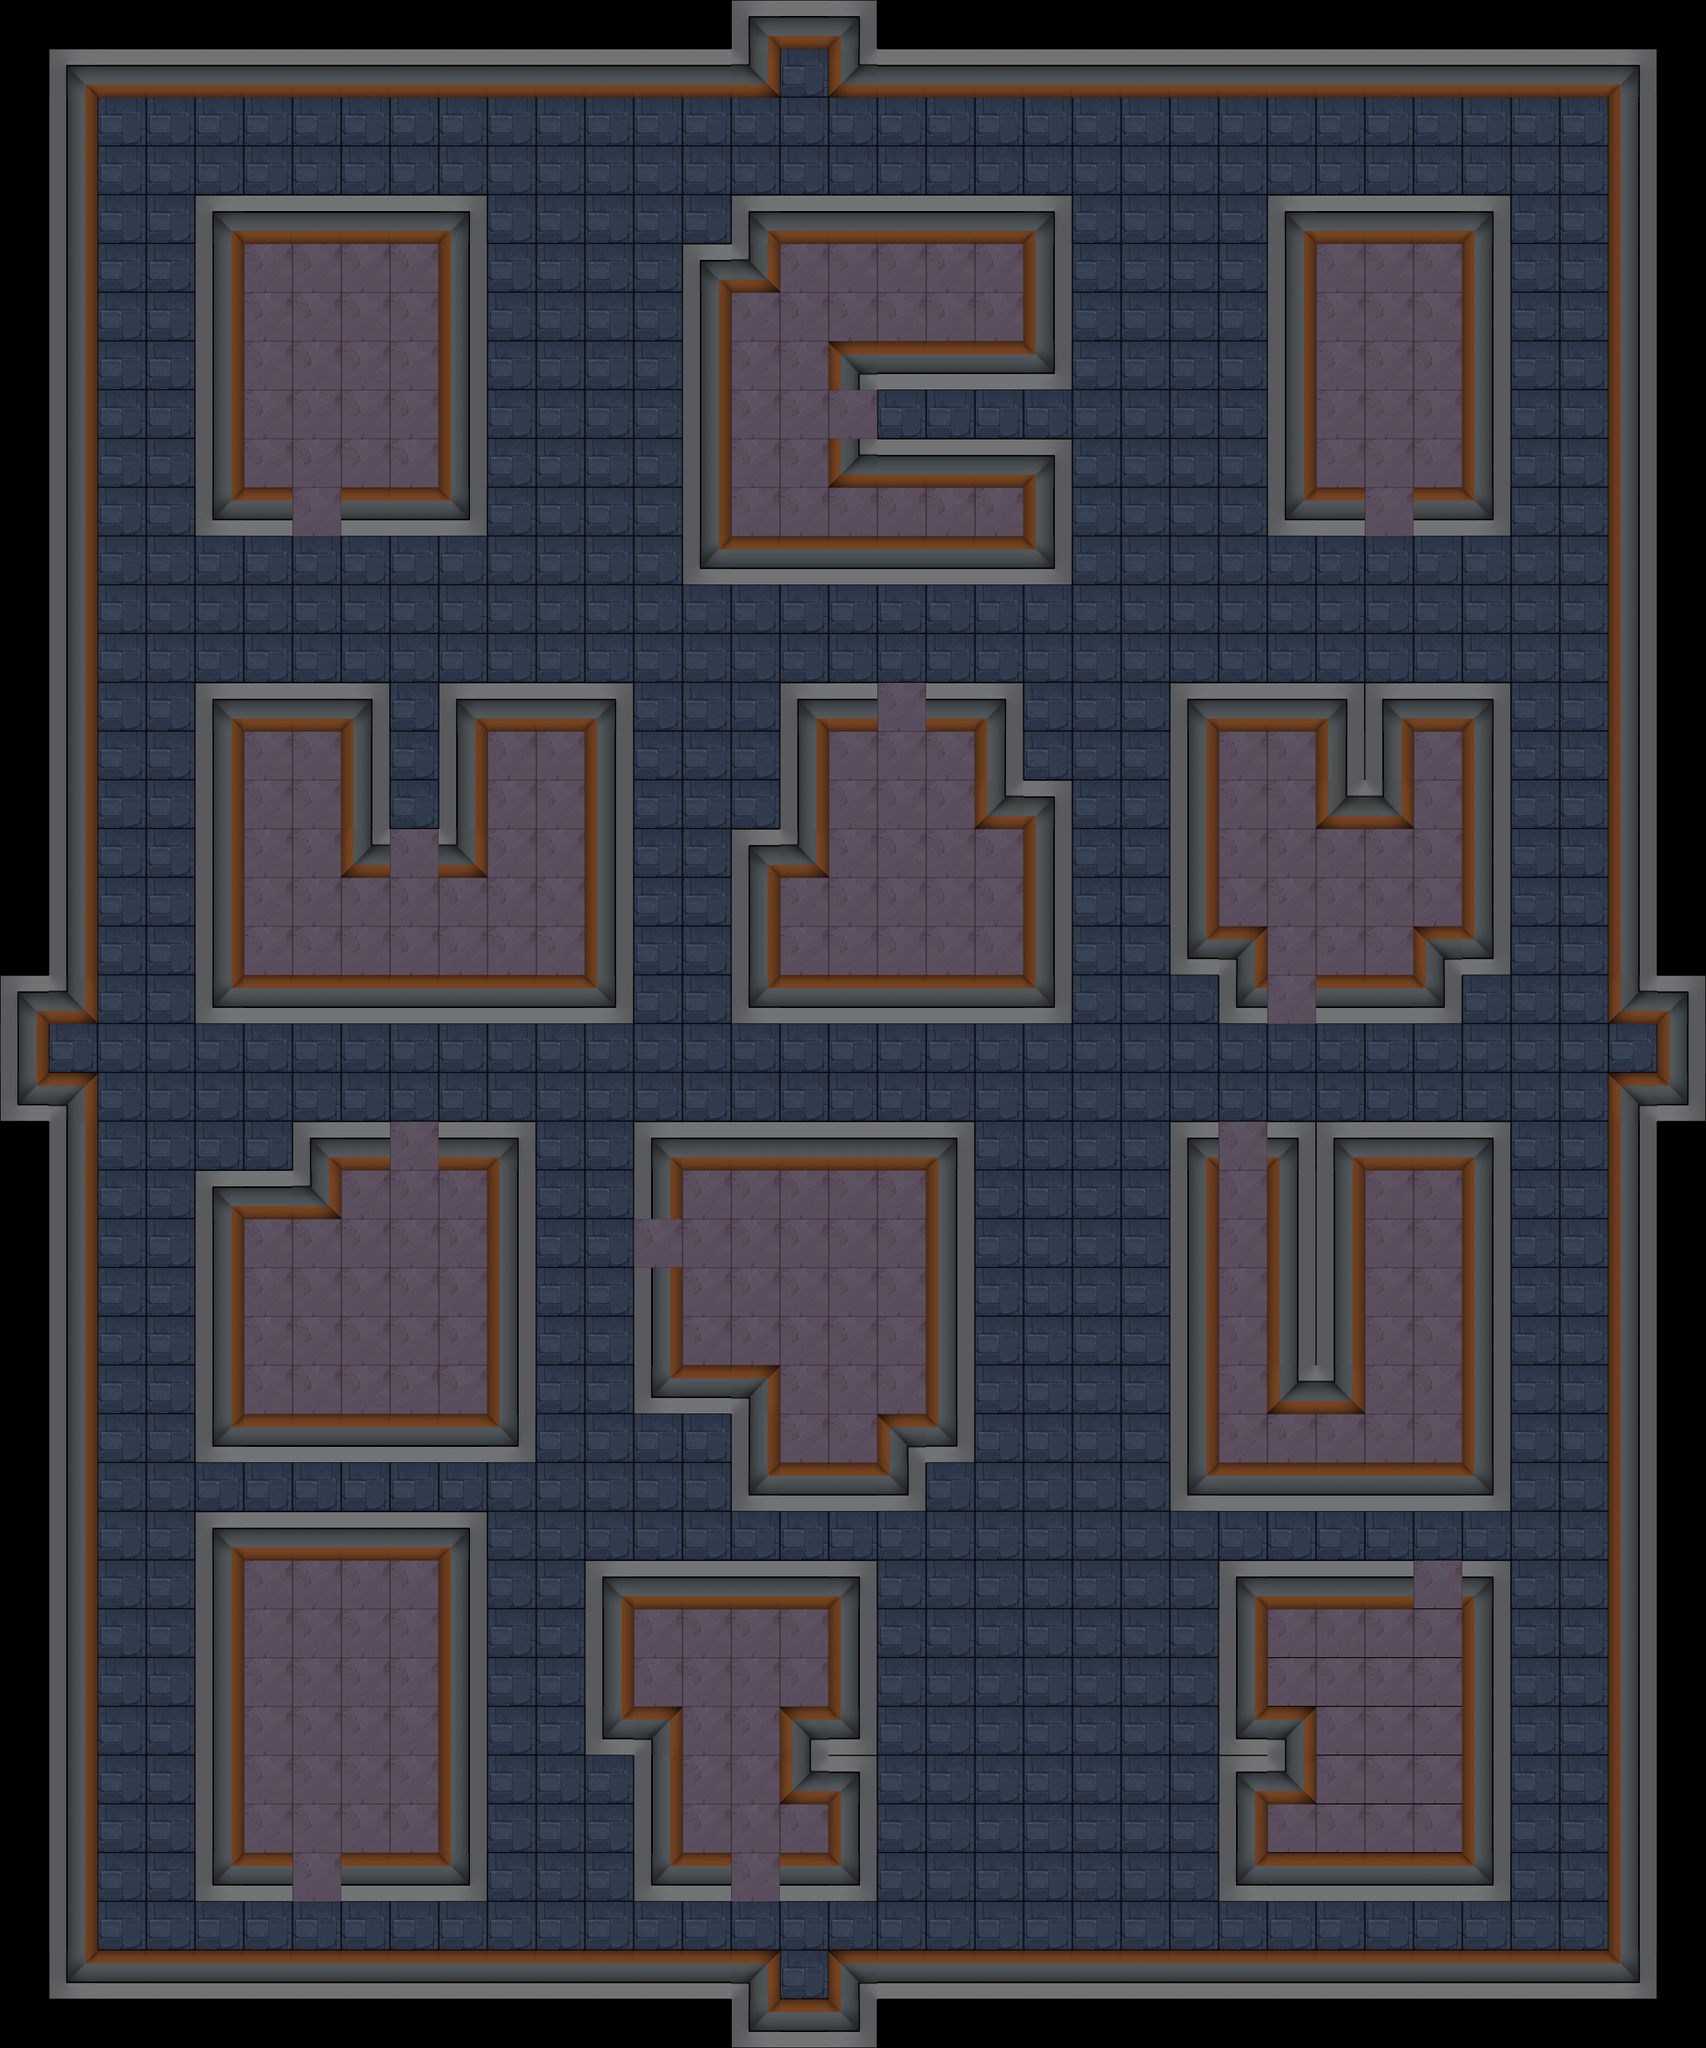

Rendered tile map (Tiled .tmx) drawn with the repository's tilesets; below, a short description and the map source with its tile grids summarised:
An orthogonal 35x42 tile map with 64x64 px tiles, 1 tile layer (map), 2 tilesets and 284 objects (12x door, 12x bed, 10x 随机道具生成点位, 9x 人物出生点, 4x 怪物出生点).

<map version="1.4" tiledversion="1.4.3" orientation="orthogonal" renderorder="right-down" width="35" height="42" tilewidth="64" tileheight="64" infinite="0" nextlayerid="15" nextobjectid="298">
 <tileset firstgid="1" source="../set/map1.tsx" />
 <tileset firstgid="16" source="../set/map2.tsx" />
 <layer id="1" name="map" width="35" height="42">
  <data>[1470 cells, 1332 non-empty, 15 distinct tile ids]</data>
 </layer>
 <objectgroup id="2" name="obj">
  <object id="1" name="怪物出生点" x="1024" y="64" width="64" height="64">
   <properties>
    <property name="monsterBorn" type="bool" value="true" />
   </properties>
  </object>
  <object id="2" name="怪物出生点" x="2112" y="1344" width="64" height="64">
   <properties>
    <property name="monsterBorn" type="bool" value="true" />
   </properties>
  </object>
  <object id="3" name="怪物出生点" x="64" y="1344" width="64" height="64">
   <properties>
    <property name="monsterBorn" type="bool" value="true" />
   </properties>
  </object>
  <object id="4" name="怪物出生点" x="1024" y="2560" width="64" height="64">
   <properties>
    <property name="monsterBorn" type="bool" value="true" />
   </properties>
  </object>
  <object id="5" name="人物出生点" x="1280" y="1344" width="64" height="64">
   <properties>
    <property name="born" type="bool" value="true" />
   </properties>
  </object>
  <object id="6" name="人物出生点" x="1344" y="1344" width="64" height="64">
   <properties>
    <property name="born" type="bool" value="true" />
   </properties>
  </object>
  <object id="7" name="人物出生点" x="1408" y="1344" width="64" height="64">
   <properties>
    <property name="born" type="bool" value="true" />
   </properties>
  </object>
  <object id="8" name="人物出生点" x="1280" y="1408" width="64" height="64">
   <properties>
    <property name="born" type="bool" value="true" />
   </properties>
  </object>
  <object id="9" name="人物出生点" x="1344" y="1408" width="64" height="64">
   <properties>
    <property name="born" type="bool" value="true" />
   </properties>
  </object>
  <object id="10" name="人物出生点" x="1408" y="1408" width="64" height="64">
   <properties>
    <property name="born" type="bool" value="true" />
   </properties>
  </object>
  <object id="11" name="人物出生点" x="1280" y="1472" width="64" height="64">
   <properties>
    <property name="born" type="bool" value="true" />
   </properties>
  </object>
  <object id="12" name="人物出生点" x="1344" y="1472" width="64" height="64">
   <properties>
    <property name="born" type="bool" value="true" />
   </properties>
  </object>
  <object id="13" name="人物出生点" x="1408" y="1472" width="64" height="64">
   <properties>
    <property name="born" type="bool" value="true" />
   </properties>
  </object>
  <object id="285" name="随机道具生成点位" x="1408" y="1216" width="64" height="64">
   <properties>
    <property name="randomProps" type="bool" value="true" />
   </properties>
  </object>
  <object id="286" name="随机道具生成点位" x="1472" y="1152" width="64" height="64">
   <properties>
    <property name="randomProps" type="bool" value="true" />
   </properties>
  </object>
  <object id="287" name="随机道具生成点位" x="1152" y="1344" width="64" height="64">
   <properties>
    <property name="randomProps" type="bool" value="true" />
   </properties>
  </object>
  <object id="288" name="随机道具生成点位" x="960" y="1344" width="64" height="64">
   <properties>
    <property name="randomProps" type="bool" value="true" />
   </properties>
  </object>
  <object id="289" name="随机道具生成点位" x="1024" y="1408" width="64" height="64">
   <properties>
    <property name="randomProps" type="bool" value="true" />
   </properties>
  </object>
  <object id="290" name="随机道具生成点位" x="1600" y="1408" width="64" height="64">
   <properties>
    <property name="randomProps" type="bool" value="true" />
   </properties>
  </object>
  <object id="291" name="随机道具生成点位" x="1728" y="1344" width="64" height="64">
   <properties>
    <property name="randomProps" type="bool" value="true" />
   </properties>
  </object>
  <object id="292" name="随机道具生成点位" x="1344" y="1600" width="64" height="64">
   <properties>
    <property name="randomProps" type="bool" value="true" />
   </properties>
  </object>
  <object id="293" name="随机道具生成点位" x="1408" y="1664" width="64" height="64">
   <properties>
    <property name="randomProps" type="bool" value="true" />
   </properties>
  </object>
  <object id="294" name="随机道具生成点位" x="1472" y="1600" width="64" height="64">
   <properties>
    <property name="randomProps" type="bool" value="true" />
   </properties>
  </object>
 </objectgroup>
 <objectgroup id="3" name="room1">
  <object id="14" name="door" x="384" y="640" width="64" height="64">
   <properties>
    <property name="direction" type="int" value="1" />
    <property name="offset" type="int" value="3" />
   </properties>
  </object>
  <object id="15" x="320" y="576" width="64" height="64" />
  <object id="16" x="384" y="576" width="64" height="64" />
  <object id="17" x="448" y="576" width="64" height="64" />
  <object id="18" x="512" y="576" width="64" height="64" />
  <object id="19" x="320" y="512" width="64" height="64" />
  <object id="20" x="384" y="512" width="64" height="64" />
  <object id="21" x="448" y="512" width="64" height="64" />
  <object id="23" x="512" y="512" width="64" height="64" />
  <object id="24" x="320" y="448" width="64" height="64" />
  <object id="25" x="384" y="448" width="64" height="64" />
  <object id="26" x="448" y="448" width="64" height="64" />
  <object id="27" x="512" y="448" width="64" height="64" />
  <object id="28" x="320" y="384" width="64" height="64" />
  <object id="29" name="bed" x="384" y="384" width="64" height="64" />
  <object id="30" x="448" y="384" width="64" height="64" />
  <object id="31" x="512" y="384" width="64" height="64" />
  <object id="32" x="320" y="320" width="64" height="64" />
  <object id="33" x="384" y="320" width="64" height="64" />
  <object id="34" x="448" y="320" width="64" height="64" />
  <object id="35" x="512" y="320" width="64" height="64" />
 </objectgroup>
 <objectgroup id="4" name="room2">
  <object id="36" name="door" x="1088" y="512" width="64" height="64">
   <properties>
    <property name="direction" type="int" value="2" />
    <property name="offset" type="int" value="0" />
   </properties>
  </object>
  <object id="37" x="1024" y="512" width="64" height="64" />
  <object id="38" x="960" y="512" width="64" height="64" />
  <object id="39" x="960" y="576" width="64" height="64" />
  <object id="40" x="1024" y="576" width="64" height="64" />
  <object id="41" x="960" y="640" width="64" height="64" />
  <object id="42" x="1024" y="640" width="64" height="64" />
  <object id="43" x="1088" y="640" width="64" height="64" />
  <object id="44" x="1152" y="640" width="64" height="64" />
  <object id="45" x="1216" y="640" width="64" height="64" />
  <object id="46" x="1280" y="640" width="64" height="64" />
  <object id="47" x="960" y="448" width="64" height="64" />
  <object id="48" x="1024" y="448" width="64" height="64" />
  </objectgroup>
 <objectgroup id="5" name="room3">
  <!-- 16 objects omitted --></objectgroup>
 <objectgroup id="6" name="room4">
  <!-- 27 objects omitted --></objectgroup>
 <objectgroup id="7" name="room5">
  <!-- 21 objects omitted --></objectgroup>
 <objectgroup id="8" name="room6">
  <!-- 20 objects omitted --></objectgroup>
 <objectgroup id="9" name="room7">
  <!-- 24 objects omitted --></objectgroup>
 <objectgroup id="10" name="room8">
  <!-- 26 objects omitted --></objectgroup>
 <objectgroup id="11" name="room9">
  <!-- 22 objects omitted --></objectgroup>
 <objectgroup id="12" name="room10">
  <!-- 25 objects omitted --></objectgroup>
 <objectgroup id="13" name="room11">
  <!-- 16 objects omitted --></objectgroup>
 <objectgroup id="14" name="room12">
  <!-- 19 objects omitted --></objectgroup>
</map>
<!-- 227 of 284 objects omitted -->
